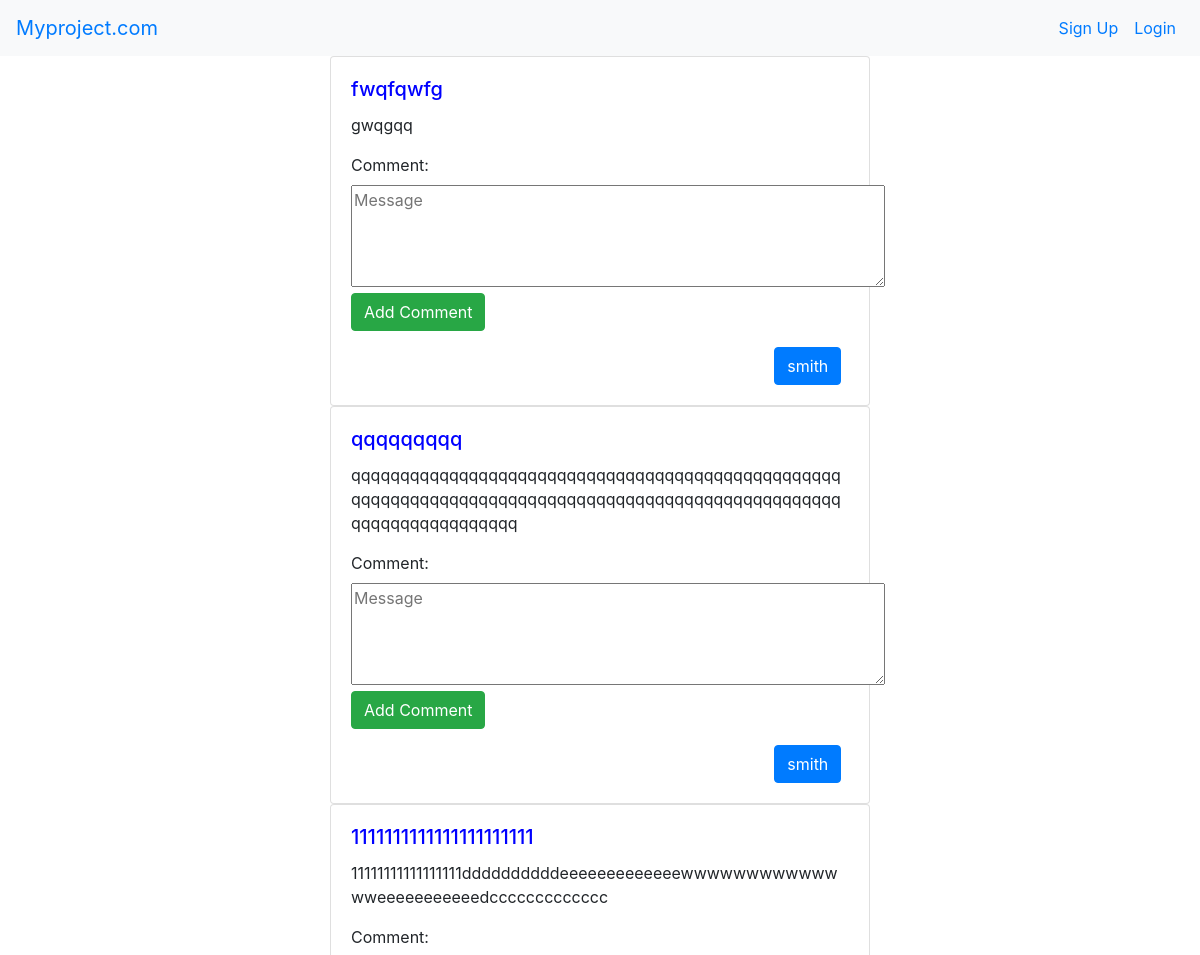
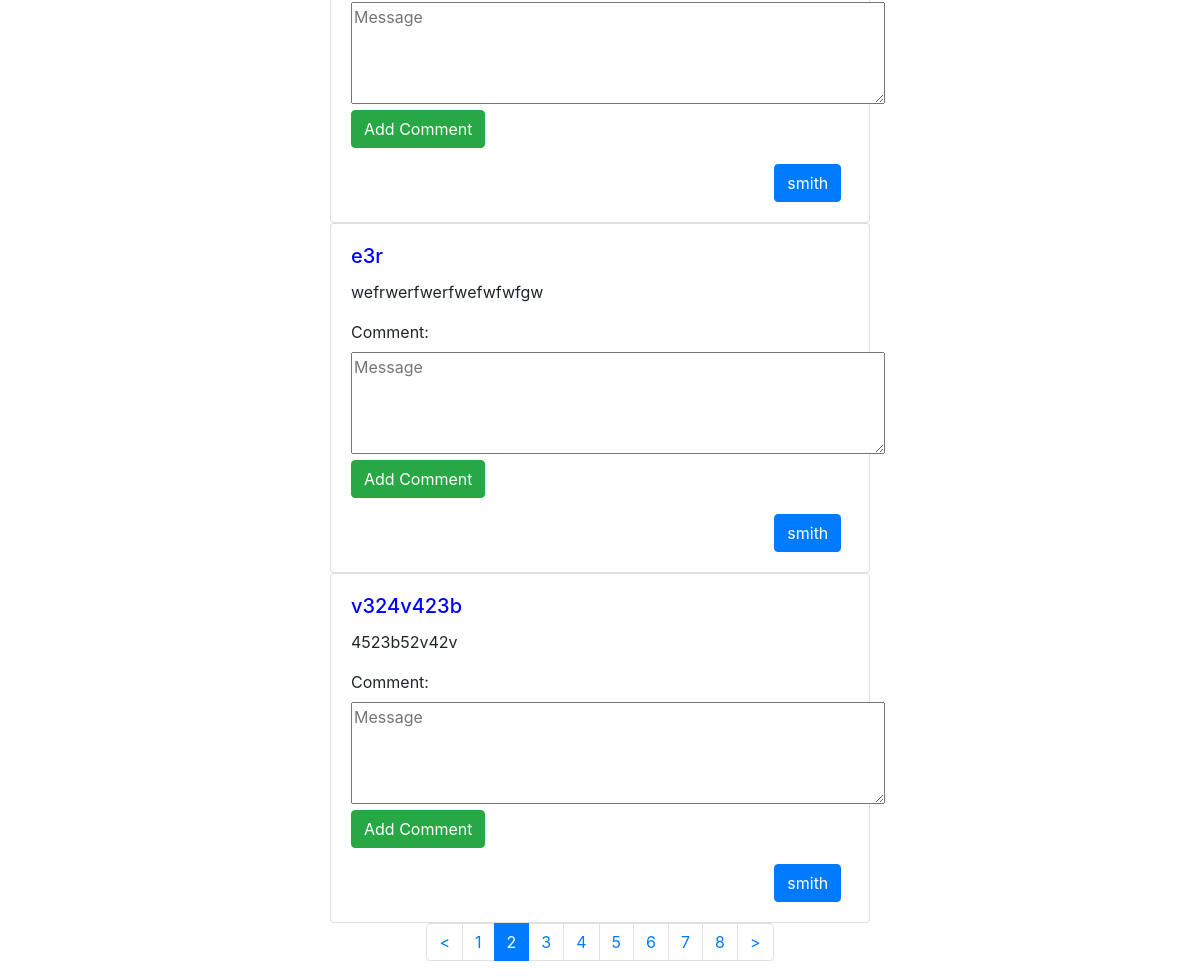
The app's page /index.php?page=2 with its own data (2 pictures, top to bottom).
### tables this page shows
CREATE TABLE `blogs_user` (
  `id` int(255) NOT NULL,
  `user_id` int(255) NOT NULL,
  `title` varchar(255) NOT NULL,
  `content` varchar(255) NOT NULL
);

CREATE TABLE `users_new` (
  `id` int(255) NOT NULL,
  `gender` varchar(255) NOT NULL,
  `email` varchar(255) NOT NULL,
  `password` varchar(255) NOT NULL,
  `profession` varchar(255) NOT NULL,
  `about` varchar(255) NOT NULL,
  `image` varchar(255) NOT NULL,
  `name` varchar(255) NOT NULL,
  `is_admin` int(11) NOT NULL COMMENT '1-Admin,0-User'
);

### index.php (the view, shortened to what this page needs)
<?php
    $extra= " Click here to read more ";
    include "header.php";
?>
<div class="container">
    <?php
        $limit = 5;
        if (isset($_GET["page"])) {
                $page  = $_GET["page"];
        }
        else {
            $page=1;
        };
        $start = ($page-1) * $limit;
        $sql1 = "SELECT * FROM `blogs_user`";
        $res1 = mysqli_query($conn,$sql1);
        while ($result1=$res1->fetch_array())
        {
                $totalPost[] = $result1;
        }
            $total_records =  count($totalPost);
        $sql = "SELECT  blogs_user.title,blogs_user.content ,users_new.name AS name, blogs_user.id
                FROM blogs_user
                LEFT JOIN users_new ON users_new.id = blogs_user.user_id
                LIMIT $start, $limit";
        $res = mysqli_query($conn,$sql);
        while ($result=$res->fetch_array()){
            ?>
                <div class="row justify-content-center">
                    <div class="col-md-6">
                        <div class="card">
                            <div class="card-body">
                                <h5 class="card-title" style="color:blue"><?php  echo $result['title']; ?></h5>
                                <p class="card-text" ><?php if(strlen($result['content']) < 180) {echo $result['content']; ?>
                                <form action="index.php" method="post">
                                    <label for="comment">Comment:</label>
                                    <textarea  name="comment" placeholder="Message" rows="4" cols="50"></textarea>
                                    <button type="submit" name="addComment" class="btn btn-success">Add Comment</button>
                                </form>
                                <?php } else{ echo substr($result['content'],0,180).'<a href="post.php?id='.$result['id'].'">'.$extra.'</a>' ; } ?></p>
                                <a href="#" class="btn btn-primary" style="margin-left: 85%;"><?php echo $result['name'] ?></a>
                            </div>
                        </div>
                    </div>
                </div>
            <?php
        }
        $total_pages = ceil($total_records / $limit);
        if($total_records>5){
            ?>
                <div>
                    <ul class="pagination justify-content-center">
                        <?php  if($page > 1 ){  ?>
                        <li class="page-item"><a class="page-link" href="index.php?page=<?php if($page>1){echo $page-1;} ?>"><</a></li>
                        <?php  }
                        for($i=1; $i<=$total_pages; $i++){
                            ?>
                                <li class="<?php if($page == $i){echo 'active';} ?> page-item"><a class="page-link" href="index.php?page=<?php echo $i ?>"><?php echo $i; ?></a></li>
                            <?php
                        }
                        ?>
                        <?php if($page < $total_pages){ ?>
                        <li class="page-item"><a class="page-link" href="index.php?page=<?php if($page<$total_pages){echo $page+1;} ?>">></a></li>
                        <?php  } ?>
                    </ul>
                </div>
            <?php
        }
    ?>
</div>
<?php include "footer.php"; ?>

### records on screen
blogs_user: title "fwqfqwfg", content "gwqgqq", users_new.name "smith"
blogs_user: title "qqqqqqqqq", content "qqqqqqqqqqqqqqqqqqqqqqqqqqqqqqqqqqqqqqqqqqqqqqqqqqqqqqqqqqqqqqqqqqqqqqqqqqqqqqqqqqqqqqqqqqqqqqqqqqqqqqqqqqqqqqqqqqqqq", users_new.name "smith"
blogs_user: title "1111111111111111111111", content "11111111111111111ddddddddddeeeeeeeeeeeeewwwwwwwwwwwwwweeeeeeeeeeedccccccccccccc", users_new.name "smith"
blogs_user: title "e3r", content "wefrwerfwerfwefwfwfgw", users_new.name "smith"
blogs_user: title "v324v423b", content "4523b52v42v", users_new.name "smith"
